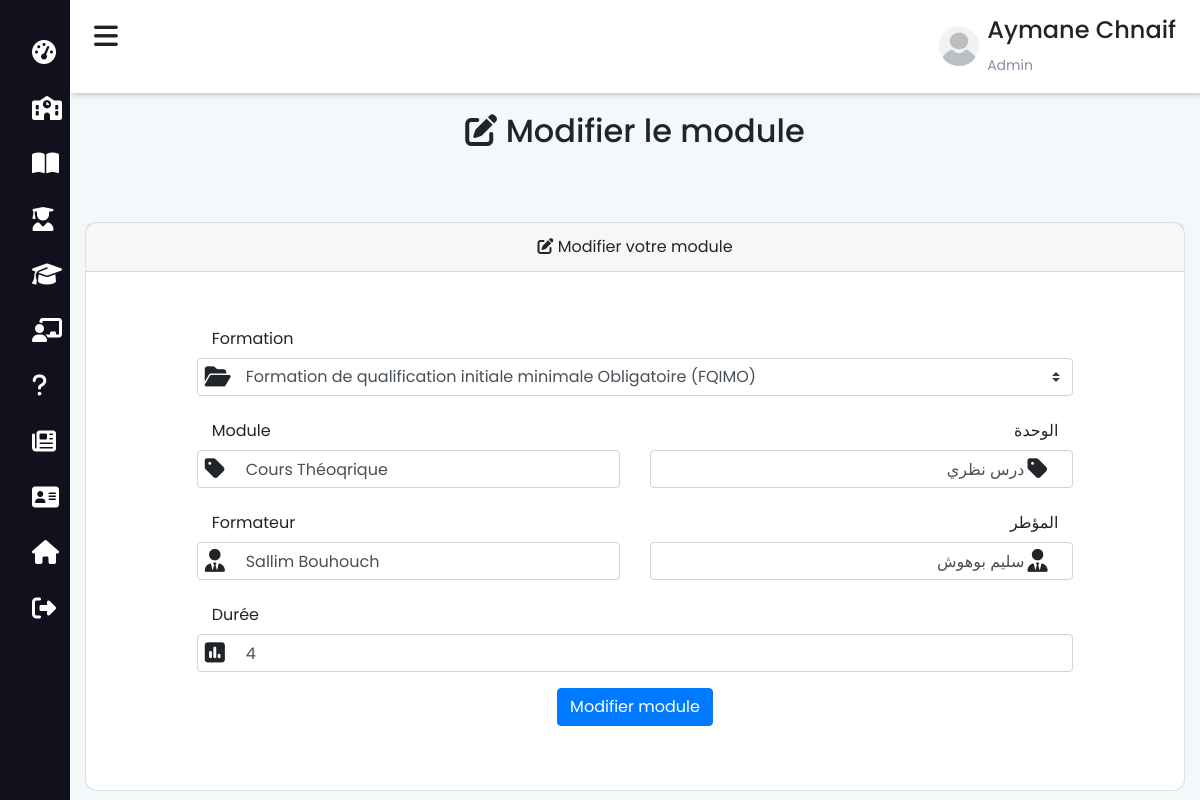
Page /admin/modifier-module?id=82 (signed in) on the committed database.
### tables this page shows
CREATE TABLE `formation` (
  `for_id` int(11) NOT NULL,
  `for_nom` varchar(200) NOT NULL,
  `for_nom_arab` varchar(200) NOT NULL,
  `for_pres` text NOT NULL,
  `for_pres_arab` text NOT NULL,
  `for_descr` text NOT NULL,
  `for_desc_arab` text NOT NULL
);

CREATE TABLE `matiere` (
  `mat_id` int(11) NOT NULL,
  `mat_formation` int(11) NOT NULL,
  `mat_nom` varchar(200) NOT NULL,
  `mat_nom_arab` varchar(200) NOT NULL,
  `mat_duree` int(11) NOT NULL,
  `mat_prof` varchar(200) NOT NULL,
  `mat_prof_arab` varchar(200) NOT NULL
);

### functions/db.php (called while the page is built, shortened)
<?php
    class DBController{
        protected $host = "localhost";
        protected $user = "root";
        protected $password = "";
        protected $db = "ecole";
        public function __construct(){
            $this->conn = mysqli_connect($this->host, $this->user, $this->password, $this->db);
        }
    }
?>

### session.php (called while the page is built, shortened)
<?php
    require("functions/db.php");
    require("functions/etudiant.php");
    $db = new DBController();
    $data = new Etudiant($db);
?>

### functions/etudiant.php (called while the page is built, shortened)
<?php
    class Etudiant{
        public $db = null;
        public function __construct(DBController $db){
            $this->db = $db;
        }
        public function getFormationMatiere(){
            $result = $this->db->conn->query("SELECT `mat_id`, `for_nom`, `for_nom_arab`, `mat_formation`, `mat_nom`, `mat_nom_arab`,
            `mat_prof`, `mat_prof_arab`, `mat_duree`, `for_id` FROM `formation` INNER JOIN `matiere` ON
            formation.for_id=matiere.mat_formation ORDER BY for_nom");
            $resultArray = array();
            while ($item = mysqli_fetch_array($result, MYSQLI_ASSOC)){
                $resultArray[] = $item;
            }
            return $resultArray;
        }
    }
?>

### admin/modifier-module.php (the view, shortened to what this page needs)
<?php include_once "../session.php"; ?>
<?php
$id = $_GET['id'];
$matieres = $data->getFormationMatiere();
foreach ($matieres as $matiere) {
    if ($matiere['mat_id'] == $id) {
        $formation = $matiere['for_nom'];
        $mat = $matiere['mat_nom'];
        $prof = $matiere['mat_prof'];
        $mat_arab = $matiere['mat_nom_arab'];
        $prof_arab = $matiere['mat_prof_arab'];
        $duree = $matiere['mat_duree'];
        $for_id = $matiere['mat_formation'];
    }
}
?>
<!DOCTYPE html>
<html lang="fr">
<head>
    <?php
        include_once "../includes/header.php";
    ?>
</head>
<body>
    <?php include_once "navbar-admin.php"; ?>
    <div class="main-content">
        <header>
            <?php include 'admin.php' ?>
        </header>
        <div class="container mt-5 pt-5">
            <div class="text-center py-3">
                <h2><i class="fas fa-edit"></i> Modifier le module</h2>
            </div>
            <div class="row justify-content-center">
                <div class="col-md-12 mt-5">
                    <div class="card card-position pb-3">
                        <div class="card-header text-center link-font"><i class="fas fa-edit"></i> Modifier votre module</div>
                        <div class="card-body py-5">
                            <form action="" method="POST" enctype="multipart/form-data">
                                <div class="row mb-3 justify-content-center">
                                    <div class="col-md-10">
                                        <label for="formationnom" class="col-md-12 col-form-label text-md-end">Formation</label>
                                        <div class="d-flex">
                                            <i class="fas fa-folder-open position-awesome"></i>
                                            <select class="custom-select pl-5" name="formation">
                                                <option value="<?php echo $for_id ?>"><?php echo $formation ?></option>
                                            </select>
                                        </div>
                                    </div>
                                </div>
                                <div class="row mb-3 justify-content-center">
                                    <div class="col-md-5">
                                        <label for="matiere" class="col-md-12 col-form-label text-md-end">Module</label>
                                        <div class="d-flex">
                                            <i class="fas fa-tag position-awesome"></i>
                                            <input id="matiere" type="text" class="form-control pl-5" name="matiere_nom" value="<?php echo $mat ?>" autocomplete="matiere" autofocus required>
                                        </div>
                                    </div>
                                    <div class="col-md-5 text-right">
                                        <label for="matiere_arab" class="col-md-12 col-form-label text-md-end">الوحدة</label>
                                        <div class="d-flex">
                                            <i class="fas fa-tag position-awesome_arab_full_module"></i>
                                            <input id="matiere_arab" type="text" class="form-control pr-5 text-right" name="matiere_nom_arab" value="<?php echo $mat_arab ?>" autocomplete="matiere" autofocus required>
                                        </div>
                                    </div>
                                </div>
                                <div class="row mb-3 justify-content-center">
                                    <div class="col-md-5">
                                        <label for="prof" class="col-md-12 col-form-label text-md-end">Formateur</label>
                                        <div class="d-flex">
                                            <i class="fas fa-user-tie position-awesome"></i>
                                            <input id="prof" type="text" class="form-control pl-5" name="prof_nom" value="<?php echo $prof ?>" autocomplete="profnom" autofocus required>
                                        </div>
                                    </div>
                                    <div class="col-md-5 text-right">
                                        <label for="prof_arab" class="col-md-12 col-form-label text-md-end">المؤطر</label>
                                        <div class="d-flex">
                                            <i class="fas fa-user-tie position-awesome_arab_full_module"></i>
                                            <input id="prof_arab" type="text" class="form-control pr-5 text-right" name="prof_nom_arab" value="<?php echo $prof_arab ?>" autocomplete="profnom" autofocus required>
                                        </div>
                                    </div>
                                </div>
                                <div class="row mb-3 justify-content-center">
                                    <div class="col-md-10">
                                        <label for="duree" class="col-md-12 col-form-label text-md-end">Durée</label>
                                        <div class="d-flex">
                                            <i class="fas fa-poll position-awesome"></i>
                                            <input id="duree" type="text" class="form-control pl-5" name="duree" value="<?php echo $duree ?>" autocomplete="duree" autofocus required>
                                        </div>
                                    </div>
                                </div>
                                <div class="row mb-0 justify-content-center">
                                    <div class="col-md-10 text-center">
                                        <button type="submit" name="submit" class="btn btn-primary">Modifier module</button>
                                    </div>
                                </div>
                            </form>
                        </div>
                    </div>
                </div>
            </div>
        </div>
    </div>
</body>
</html>

### includes/style.php (style rules this page uses)
body { background-color: #F3F8FA; }
.position-awesome { position: absolute; font-size: 23px; margin-top: 7px; margin-left: 8px; z-index: 2; }
.position-awesome_arab_full_module { position: absolute; font-size: 23px; margin-top: 7px; margin-left: 23.6rem; z-index: 2; }
html { scroll-behavior: smooth; }
* { -webkit-box-sizing: border-box; -moz-box-sizing: border-box; box-sizing: border-box; position: relative; }
:root { --main-color: #11101d; --color-dark: #1D2231; --text-grey: #8390A2; }
* { font-family: 'Poppins', sans-serif; }
.main-content { transition: margin-left 300ms; margin-left: 255px; }
header { background: #fff; display: flex; justify-content: space-between; padding: 1rem 1.5rem; box-shadow: 2px 2px 5px rgba(0, 0, 0, 0.2); position: fixed; left: 254px; top: 0; z-index: 100; width: calc(100% - 254px); transition: left 300ms; }
.card { background: #fff; border-radius: 12px; }
@media only screen and (max-width: 1200px) { .main-content { margin-left: 70px; } }
@media only screen and (max-width: 1200px) { .main-content header { width: calc(100% - 70px); left: 70px; } }

### admin/navbar-admin.php (style rules this page uses)
* { padding: 0; margin: 0; box-sizing: border-box; list-style: none; text-decoration: none; }

### rows in the picture
formation: formation "Formation de qualification initiale minimale Obligatoire (FQIMO)"
matiere: matiere_nom "Cours Théoqrique", matiere_nom_arab "درس نظري", prof_nom "Sallim Bouhouch", prof_nom_arab "سليم بوهوش", duree "4"

### other values in the picture
$_SESSION['prenom'] "Aymane"
$_SESSION['nom'] "Chnaif"
